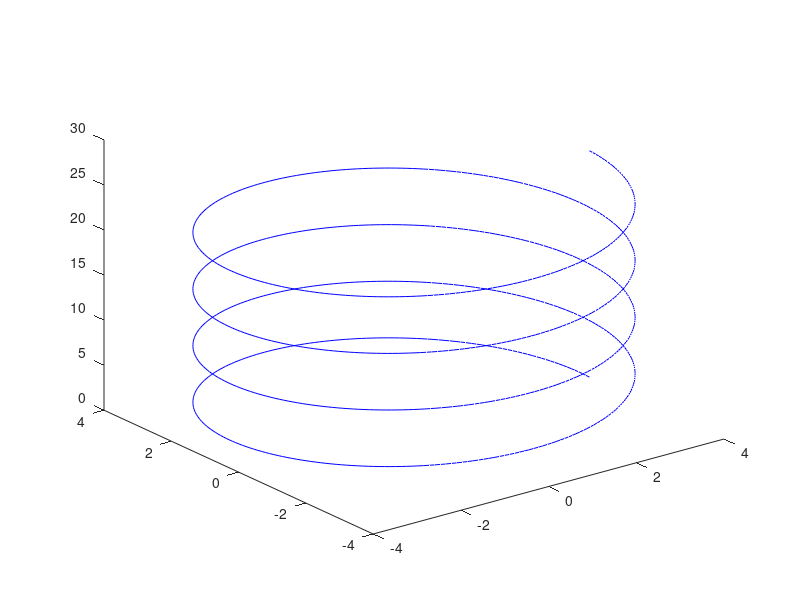

This figure's MATLAB source:
close all; clear all; clc

r = 4;
t = linspace(0,25.132,1000);
x = r*cos(t);
y = r*sin(t);
z = t;

plot3(x,y,z,'b')